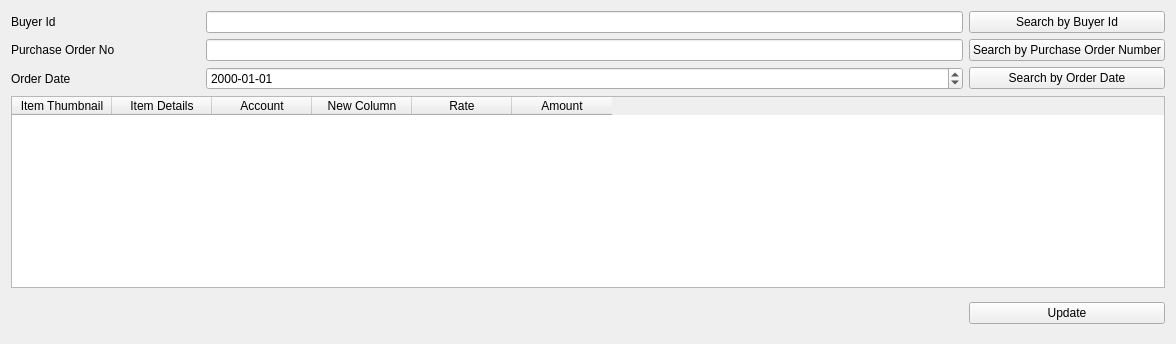
                   <widget class="QWidget" name="tab_3">
                    <attribute name="icon">
                     <iconset>
                      <normaloff>../../../../../fontawesome-free-5.9.0-desktop/svgs/solid/pen.svg</normaloff>../../../../../fontawesome-free-5.9.0-desktop/svgs/solid/pen.svg</iconset>
                    </attribute>
                    <attribute name="title">
                     <string>Update</string>
                    </attribute>
                    <layout class="QGridLayout" name="gridLayout_14" columnstretch="1,4,1">
                     <item row="0" column="0">
                      <widget class="QLabel" name="label_24">
                       <property name="text">
                        <string>Buyer Id</string>
                       </property>
                      </widget>
                     </item>
                     <item row="0" column="1">
                      <widget class="QLineEdit" name="lineEdit_10"/>
                     </item>
                     <item row="0" column="2">
                      <widget class="QPushButton" name="pushButton_10">
                       <property name="text">
                        <string>Search by Buyer Id</string>
                       </property>
                      </widget>
                     </item>
                     <item row="1" column="0">
                      <widget class="QLabel" name="label_25">
                       <property name="text">
                        <string>Purchase Order No</string>
                       </property>
                      </widget>
                     </item>
                     <item row="1" column="1">
                      <widget class="QLineEdit" name="lineEdit_9"/>
                     </item>
                     <item row="1" column="2">
                      <widget class="QPushButton" name="pushButton_9">
                       <property name="text">
                        <string>Search by Purchase Order Number</string>
                       </property>
                      </widget>
                     </item>
                     <item row="2" column="0">
                      <widget class="QLabel" name="label_26">
                       <property name="text">
                        <string>Order Date</string>
                       </property>
                      </widget>
                     </item>
                     <item row="2" column="1">
                      <widget class="QDateEdit" name="dateEdit_5">
                       <property name="displayFormat">
                        <string>yyyy-MM-dd</string>
                       </property>
                      </widget>
                     </item>
                     <item row="2" column="2">
                      <widget class="QPushButton" name="pushButton_7">
                       <property name="text">
                        <string>Search by Order Date</string>
                       </property>
                      </widget>
                     </item>
                     <item row="3" column="0" colspan="3">
                      <widget class="QTableWidget" name="tableWidget_4">
                       <column>
                        <property name="text">
                         <string>Item Thumbnail</string>
                        </property>
                       </column>
                       <column>
                        <property name="text">
                         <string>Item Details</string>
                        </property>
                       </column>
                       <column>
                        <property name="text">
                         <string>Account</string>
                        </property>
                       </column>
                       <column>
                        <property name="text">
                         <string>New Column</string>
                        </property>
                       </column>
                       <column>
                        <property name="text">
                         <string>Rate</string>
                        </property>
                       </column>
                       <column>
                        <property name="text">
                         <string>Amount</string>
                        </property>
                       </column>
                      </widget>
                     </item>
                     <item row="4" column="2">
                      <widget class="QPushButton" name="pushButton_8">
                       <property name="text">
                        <string>Update</string>
                       </property>
                       <property name="icon">
                        <iconset>
                         <normaloff>../../../../../fontawesome-free-5.9.0-desktop/svgs/solid/pen.svg</normaloff>../../../../../fontawesome-free-5.9.0-desktop/svgs/solid/pen.svg</iconset>
                       </property>
                      </widget>
                     </item>
                     <item row="4" column="0" colspan="2">
                      <spacer name="horizontalSpacer_6">
                       <property name="orientation">
                        <enum>Qt::Horizontal</enum>
                       </property>
                       <property name="sizeHint" stdset="0">
                        <size>
                         <width>952</width>
                         <height>39</height>
                        </size>
                       </property>
                      </spacer>
                     </item>
                    </layout>
                   </widget>
